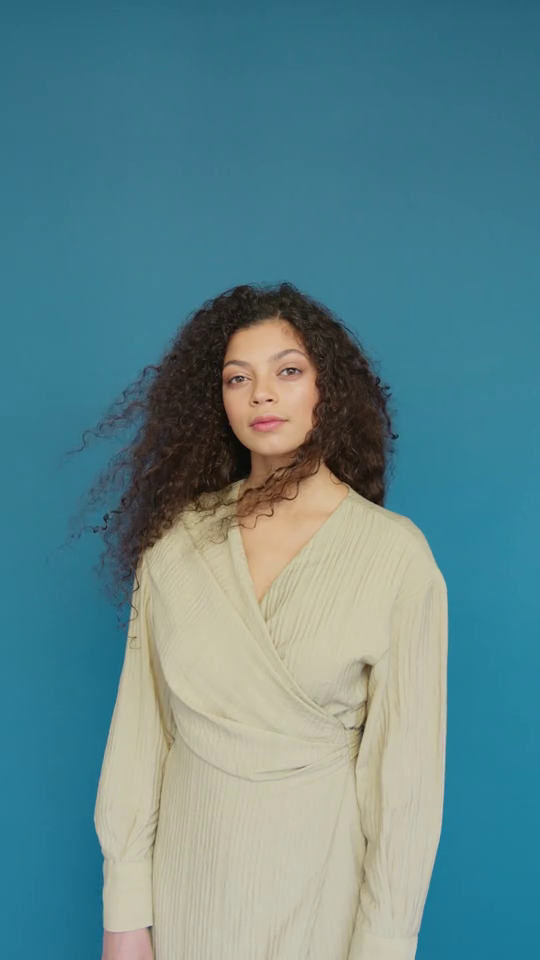
#> input picture frame 30 of lab9/face.mp4, 540 x 960 px
$ python main2.py
#> lines starting #> are read from the running program, lines starting #| are printed output that depends on the picture; after the words box and inside, x2 and y2 are one past the last pixel; in counts of white or black regions, pixels touching at a corner belong together
from pathlib import Path
import numpy as np
import cv2

ESC   = 0x00000018
UP    = 0x00260000
DOWN  = 0x00280000

if __name__ == '__main__':
    CASCADE_DIR = Path(cv2.data.haarcascades)
    FACE = CASCADE_DIR / "haarcascade_frontalface_alt.xml"
    cascade = cv2.CascadeClassifier(str(FACE))
    if cascade.empty():
        raise IOError("каскад загрузить не удалось")

    # параметры метода Виолы-Джонса
    # во сколько раз уменьшаем изображение на каждом шаге
    scale_per_stage = 1.3
    # колько соседних окон тоже дало положительный отклик
    min_neighbours = 1

    video = cv2.VideoCapture("face.mp4")

    while True:
        success, img = video.read()
#> img is the input picture: shape (960, 540, 3); mean B, G, R 140, 134, 94.4
        if not success:
            print("видео закончилось")
            break
        gray_img = cv2.cvtColor(img, cv2.COLOR_BGR2GRAY)
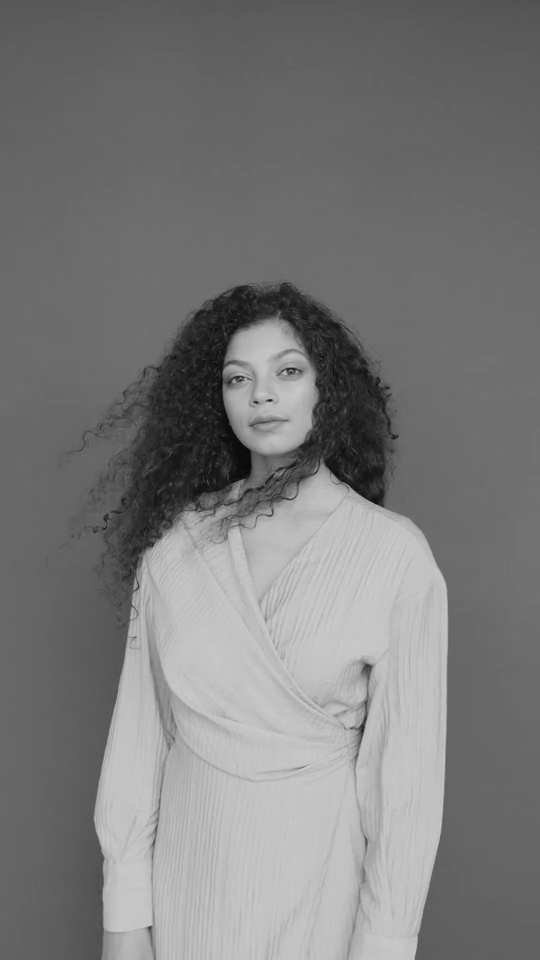
#> gray_img: shape (960, 540); min 4, max 203, mean 122.8
        print(f"min_neighbours: {min_neighbours}")
        copy = img.copy()

        rois = cascade.detectMultiScale( # вызываем каскад
            gray_img, # обрабатываемое изображение
            scaleFactor=scale_per_stage,
            minNeighbors=min_neighbours
        )
#> rois = [[201, 328, 126, 126]]

        for x, y, w, h in rois:
            cv2.rectangle(
                copy,
                (x, y), (x+w, y+h),
                (64, 255, 255),
                2
            )
#> this loop made 1 pass
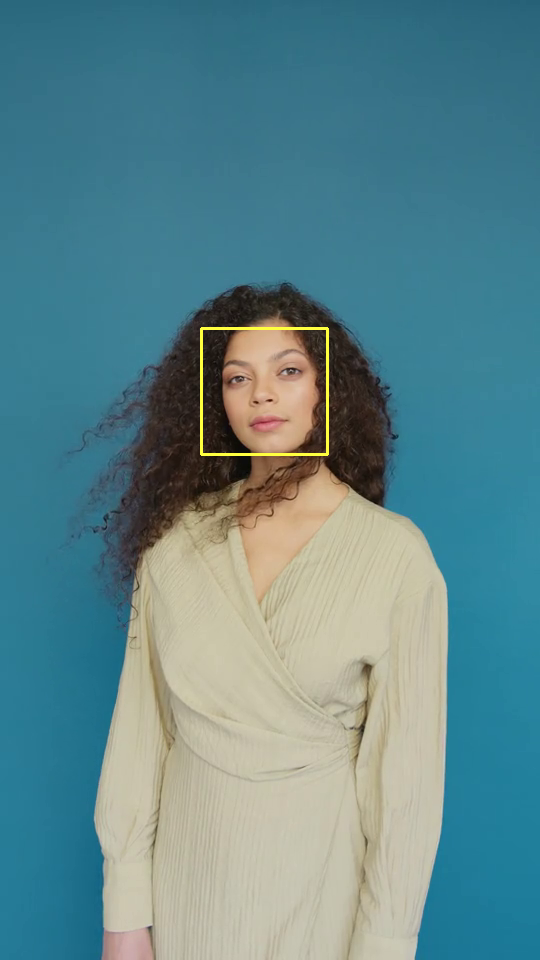
#> copy: shape (960, 540, 3); 0.29% of pixels changed, all inside (x1, y1, x2, y2) = (200, 327, 329, 456)
        cv2.imshow("face", copy)
        key = cv2.waitKeyEx(10)
#> (key Esc is pressed here)
#> key = 27

        if key == ESC:
            break
        elif key == UP:
            min_neighbours += 1
        elif key == DOWN:
            min_neighbours -= 1
        min_neighbours = max(0, min(10, min_neighbours))

$ run again, starting later in the video
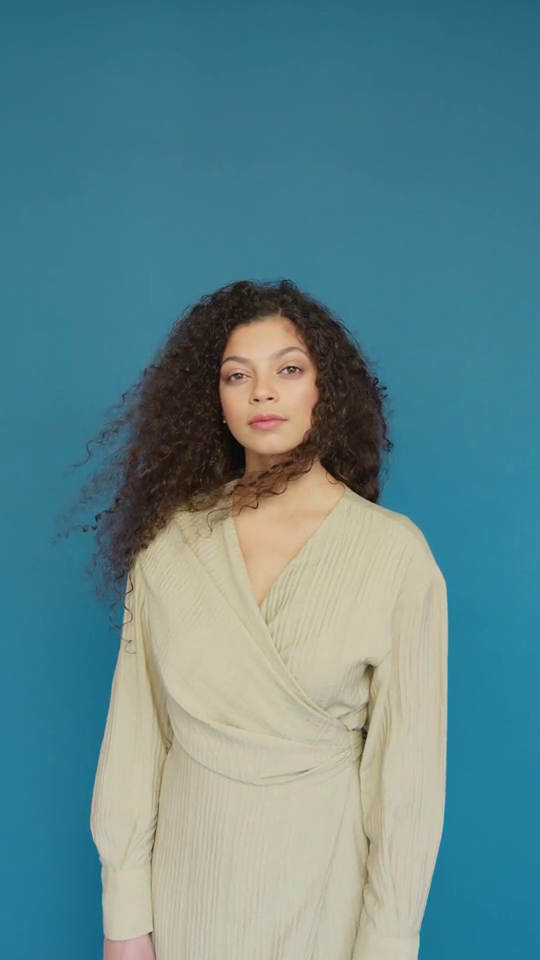
#> input picture frame 137 of lab9/face.mp4, 540 x 960 px
#> img is the input picture: shape (960, 540, 3); mean B, G, R 140.4, 134.6, 95.8
#> `gray_img = cv2.cvtColor(img, cv2.COLOR_BGR2GRAY)`:
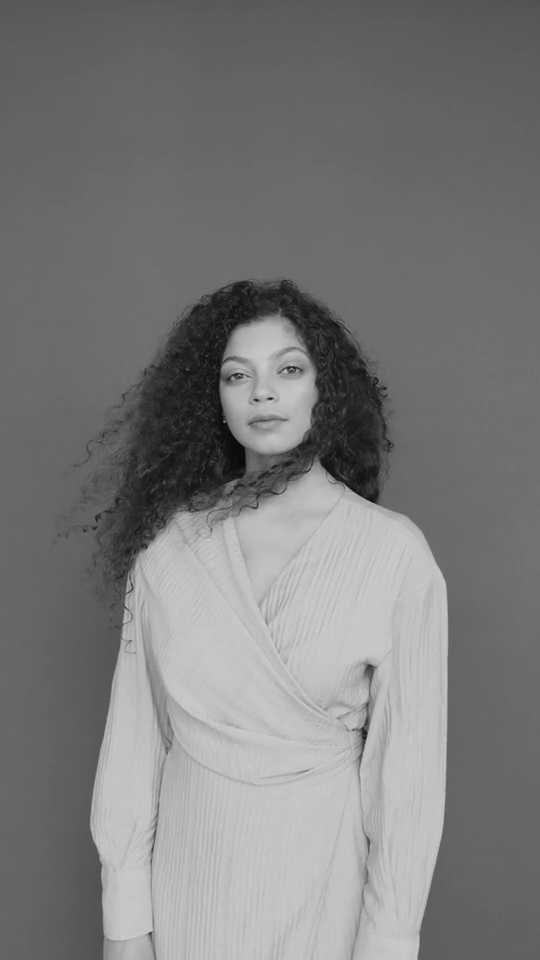
#> gray_img: shape (960, 540); min 5, max 206, mean 123.6
#> rois = [[203, 326, 125, 125]]
#> the loop `for x, y, w, h in rois:` made 1 pass
#> after the loop `for x, y, w, h in rois:`:
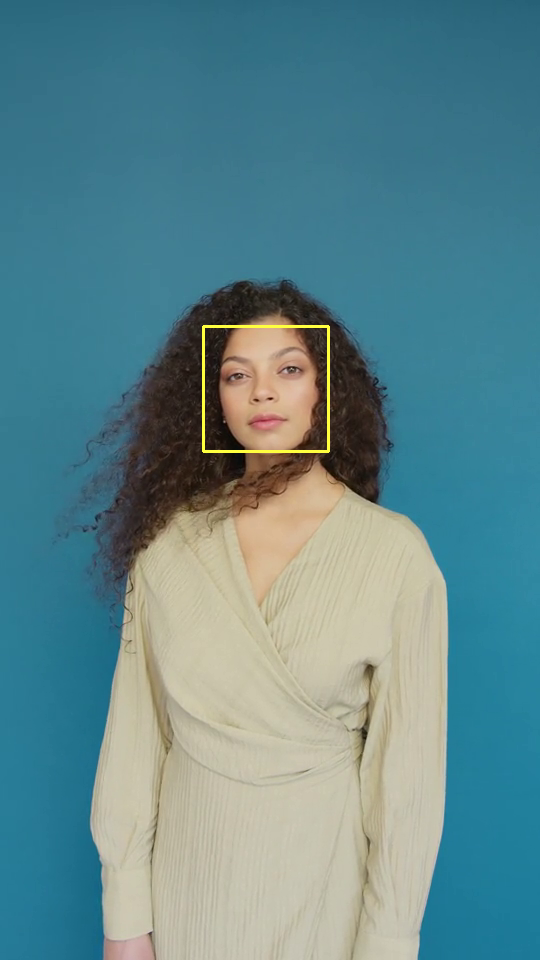
#> copy: shape (960, 540, 3); 0.29% of pixels changed, all inside (x1, y1, x2, y2) = (202, 325, 330, 453)
#> key = 27

$ run again, starting later in the video
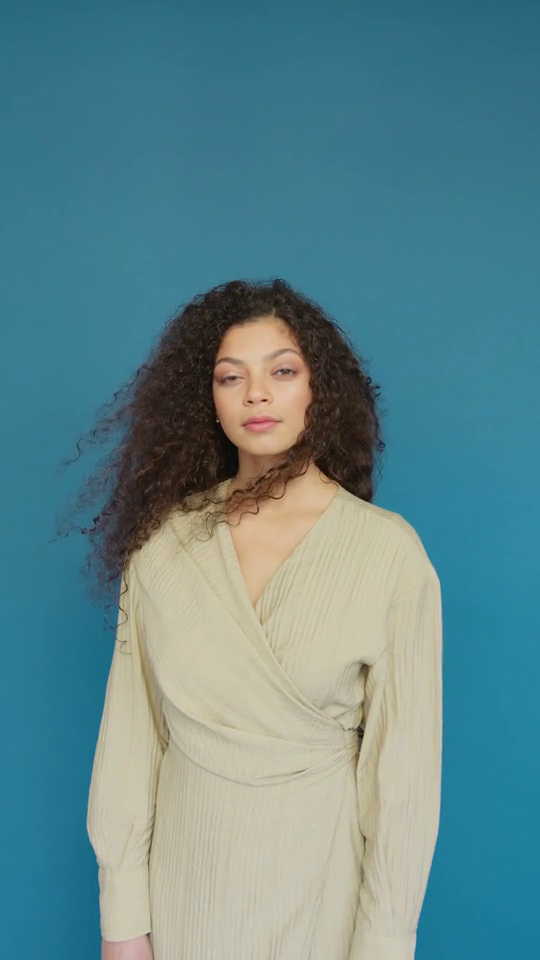
#> input picture frame 244 of lab9/face.mp4, 540 x 960 px
#> img is the input picture: shape (960, 540, 3); mean B, G, R 140.4, 134.7, 95.9
#> `gray_img = cv2.cvtColor(img, cv2.COLOR_BGR2GRAY)`:
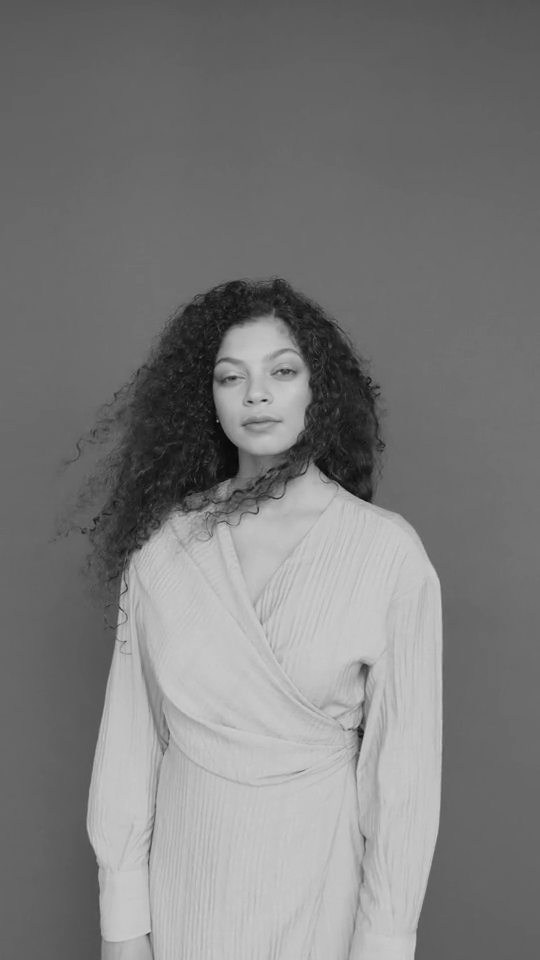
#> gray_img: shape (960, 540); min 6, max 206, mean 123.7
#> rois = [[195, 329, 125, 125]]
#> the loop `for x, y, w, h in rois:` made 1 pass
#> after the loop `for x, y, w, h in rois:`:
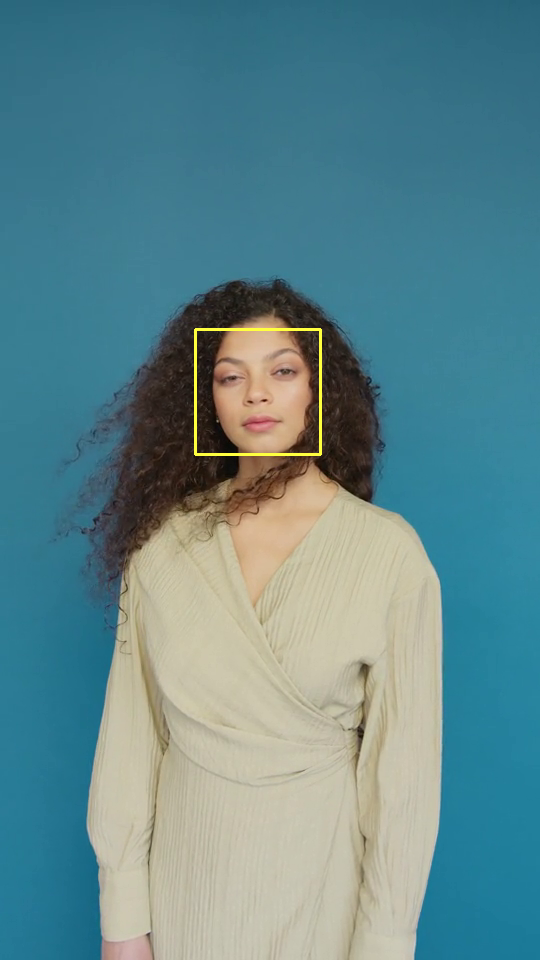
#> copy: shape (960, 540, 3); 0.29% of pixels changed, all inside (x1, y1, x2, y2) = (194, 328, 322, 456)
#> key = 27
